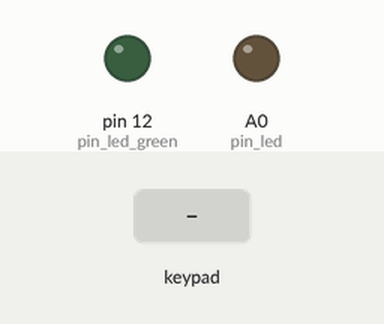
A sketch run on a simulated Arduino Uno, built with avr-gcc and run on an emulated ATmega328P. Shown: output pins drawn as LEDs (lit = HIGH). The test bench sets the inputs (shaded band). What the sketch prints to the serial monitor is not drawn.

Above: at 1.2 s.
1.3 s: keypad keys 1 1 1 0 7 6 pressed 0.4 s apart
At 2.1 s:
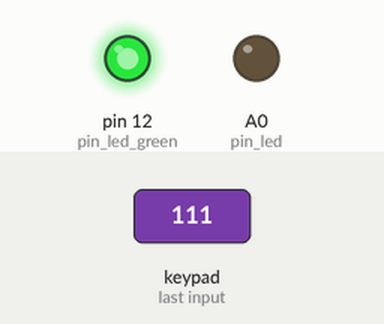
Timing chart, 0 to 17.5 s (numbered marks = the images above; inputs shaded):
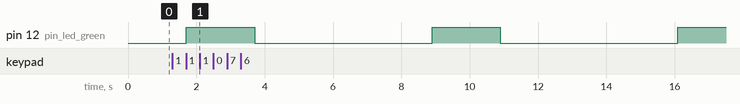

The sketch:

index.ino
```cpp
#include <Keypad.h>
int i=0;
bool checked = false;
const byte lines = 4, password_length = 2;
const byte columns = 4;
const byte pin_led = A0,pin_led_green = 12;
const char matriz_keys[lines][columns] = {
  { '1', '2', '3', 'A' },
  { '4', '5', '6', 'B' },
  { '7', '8', '9', 'C' },
  { '*', '0', '#', 'D' }
};

const byte lines_pines[lines] = { 11, 10, 7, 6 };
const byte pin_columns[columns] = { 5, 4, 3, 2 };
char password[password_length] = {};

Keypad keyboard = Keypad(makeKeymap(matriz_keys), lines_pines, pin_columns, lines, columns);

void setup() {
  Serial.begin(9600);
  pinMode(pin_led, OUTPUT);
  pinMode(pin_led_green ,OUTPUT);
  //digitalWrite(pin_led, LOW);
}

void loop() {


  char read_key = keyboard.getKey();


  if (read_key) {
    if (!checked) {

      Serial.print("OI") ;
      password[i] = read_key;
        Serial.print(String(password[i]));
      i++;
      checked = String(password[0]) == "9" && String(password[1]) == "2";
       if (i == password_length && !checked || i > password_length) {
   Serial.print("ERROU") ;
          digitalWrite(pin_led_green, HIGH);
          delay(2000);
           digitalWrite(pin_led_green, LOW);
        delay(5000);
        checked = false;
        password[password_length] = {};
        i = 0;
          Serial.print("END");
      }

    }


    //


  }


  if (checked) {
    //Serial.print("OIffff") ;
       digitalWrite(pin_led, HIGH);
       delay(10000);
       digitalWrite(pin_led, LOW);
       checked = false;
       password[password_length] = {};
       i = 0;
       Serial.print("Ten seconds") ;

  }
}
```

Measured:
- after the input at 1.3 s, pin 12 (pin_led_green): alternates HIGH for 2.0 s and LOW for 5.2 s, starting after 0.41 s
